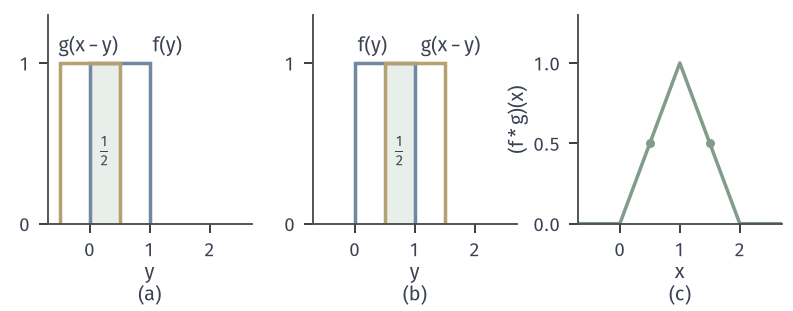

Reproduce this figure in Python.
from pathlib import Path
import sys
ROOT = next(p for p in Path(__file__).resolve().parents if (p/'build.sh').is_file() and (p/'tex/book.tex').is_file())
sys.path.insert(0, str(ROOT/'figures/00-shared/mathematical-preliminaries-upper/00-shared/comprehension-figures'))
from support import figure, save, BLUE, GREEN, YELLOW, RED, PURPLE, INK, MUTED, GRID, BLUE_FILL, GREEN_FILL, YELLOW_FILL, RED_FILL, PURPLE_FILL
import numpy as np

def bump(t):
    """psi(t)=exp(-1/(1-t^2)) on |t|<1 and 0 elsewhere."""
    t = np.asarray(t, float); out = np.zeros_like(t); m = np.abs(t) < 1
    out[m] = np.exp(-1/(1-t[m]**2)); return out
C1 = 0.44399381623014  # integral of psi over [-1,1]
def rho(t, eps=1.0):
    """1-D mollifier rho_eps(t)=rho(t/eps)/eps."""
    return bump(np.asarray(t, float)/eps)/C1/eps
def mollify(fun, x, eps, n=4001):
    """f_eps(x)=int rho_eps(z) f(x-z) dz by the midpoint rule on [-eps,eps]."""
    z = (np.arange(n)+.5)/n*2*eps-eps; dz = 2*eps/n
    return np.array([np.sum(rho(z, eps)*fun(xi-z))*dz for xi in np.atleast_1d(x)])
def letters(fig, axes, y=.02):
    for ax, s in zip(axes, ['(a)', '(b)', '(c)']):
        p = ax.get_position(); fig.text((p.x0+p.x1)/2, y, s, ha='center', va='bottom')
fig, axes = figure(width_mm=112, height_mm=44, ncols=3)
fig.set_layout_engine(None); fig.subplots_adjust(left=.06, right=.985, top=.95, bottom=.28, wspace=.3)
def box(ax, l, r, c, h=1):
    ax.plot([l-.0, l, r, r], [0, h, h, 0], color=c, lw=1.4, solid_joinstyle='miter')
for ax, x in zip(axes[:2], [.5, 1.5]):
    l, r = max(0, x-1), min(1, x)
    ax.fill_between([l, r], 0, 1, color=GREEN_FILL, lw=0)
    box(ax, 0, 1, BLUE); box(ax, x-1, x, YELLOW, 1)
    ax.set_xlim(-.7, 2.7); ax.set_ylim(0, 1.3); ax.set_xticks([0, 1, 2]); ax.set_yticks([0, 1]); ax.set_xlabel('$y$', labelpad=1)
    ax.text((l+r)/2, .45, r'$\frac{1}{2}$', ha='center', va='center', color=INK)
axes[0].text(1.05, 1.07, r'$f(y)$', ha='left', color=INK); axes[0].text(-.52, 1.07, r'$g(x-y)$', ha='left', color=INK)
axes[1].text(.05, 1.07, r'$f(y)$', ha='left', color=INK); axes[1].text(1.1, 1.07, r'$g(x-y)$', ha='left', color=INK)
c = axes[2]; x = np.array([-.7, 0, 1, 2, 2.7]); y = np.array([0, 0, 1, 0, 0])
c.plot(x, y, color=GREEN, lw=1.4); c.plot([.5, 1.5], [.5, .5], 'o', ms=3.6, color=GREEN, mew=0)
c.set_xlim(-.7, 2.7); c.set_ylim(0, 1.3); c.set_xticks([0, 1, 2]); c.set_yticks([0, .5, 1]); c.set_xlabel('$x$', labelpad=1); c.set_ylabel(r'$(f*g)(x)$', labelpad=2)
letters(fig, axes)
save(fig, Path(__file__).resolve().parent, 'figure', {'formula': 'f=g=indicator of [0,1]; overlap length at x=0.5 and x=1.5 is 0.5; f*g triangle on [0,2]'})
